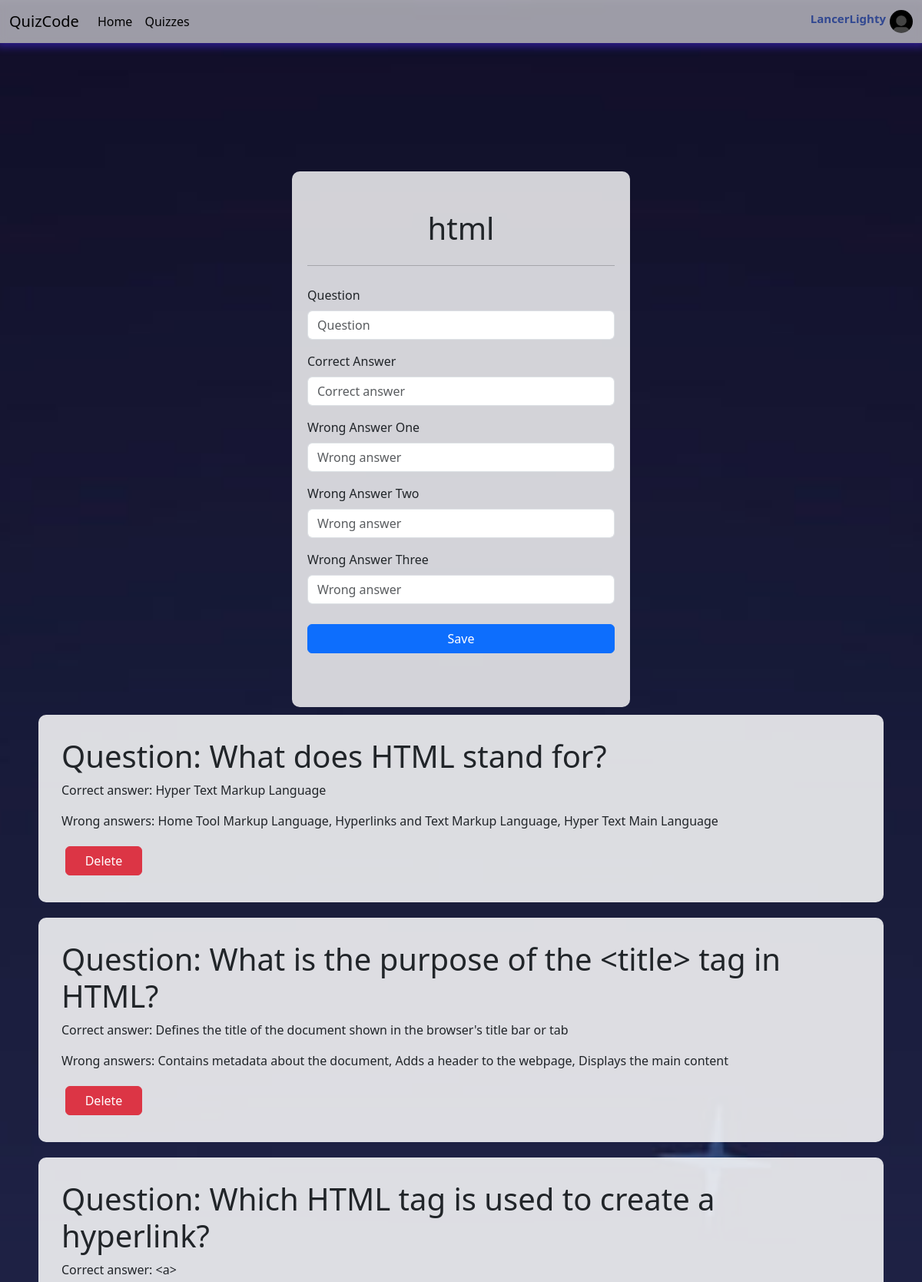
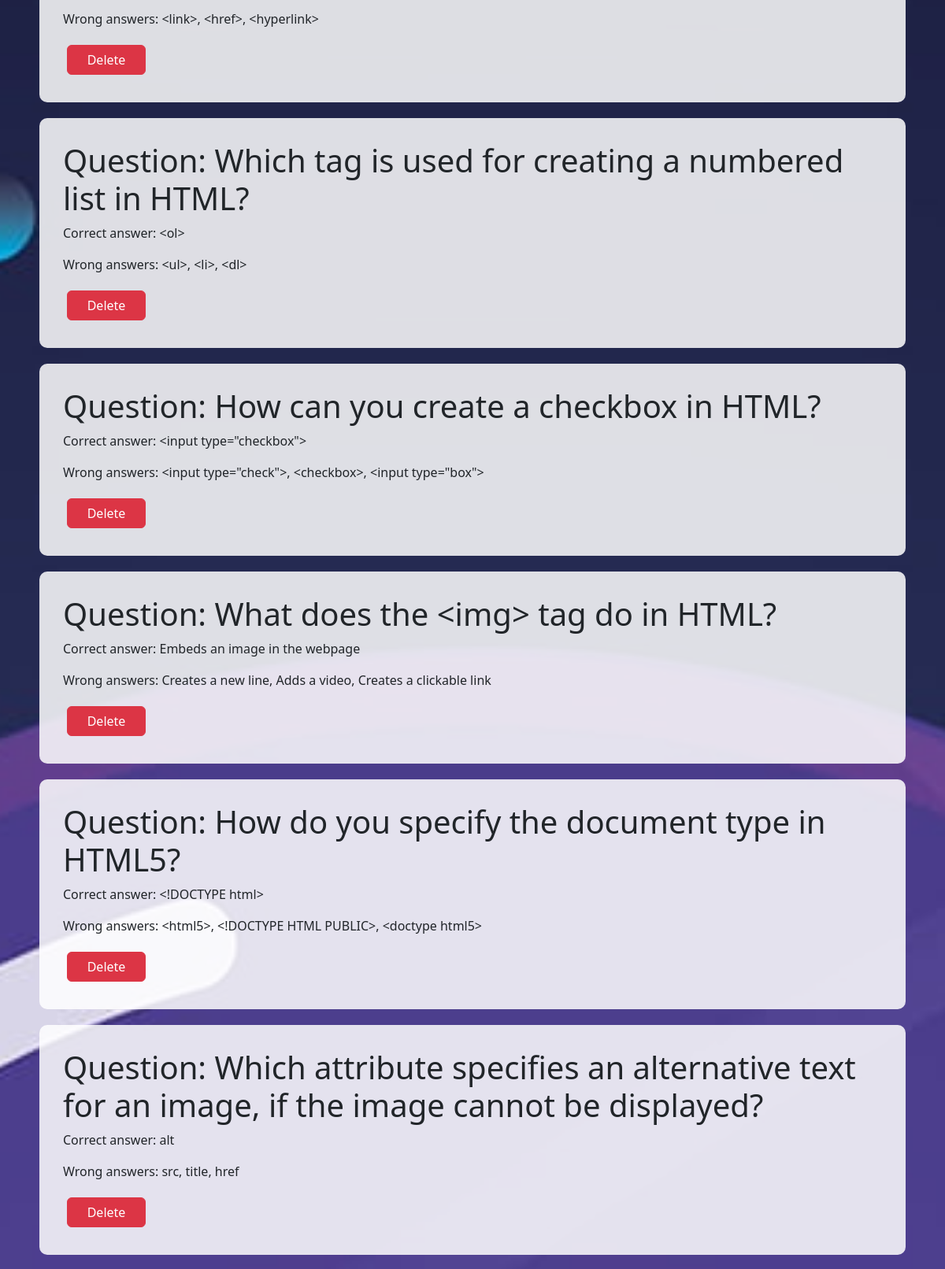
Page /quizzes/edit_questions/1 (signed in, upper part) on the committed database (2 pictures, top to bottom).
### models.py (models this page shows, shortened)
class User(db.Model, UserMixin):
    __tablename__ = "user"
    id = db.Column(db.Integer(), primary_key=True)
    email = db.Column(db.String(), nullable=False)
    username = db.Column(db.String(), nullable=False)
    password = db.Column(db.String(), nullable=False)
    profile_img = db.Column(db.String(), default="default.jpg")
    role = db.Column(db.String(), default="Guest")

class Quiz(db.Model):
    __tablename__ = "quizzes"
    id = db.Column(db.Integer(), primary_key=True)
    name = db.Column(db.String(), nullable=False)

class Question(db.Model):
    __tablename__ = "questions"
    id = db.Column(db.Integer(), primary_key=True)
    quiz_id = db.Column(db.Integer, nullable=False)
    question = db.Column(db.String, nullable=False)
    correct_answer = db.Column(db.String, nullable=False)
    wrong_answer_one = db.Column(db.String, nullable=False)
    wrong_answer_two = db.Column(db.String, nullable=False)
    wrong_answer_three = db.Column(db.String, nullable=False)

### routes.py (the view, shortened to what this page needs)
@app.route("/quizzes/edit_questions/<int:quiz_id>", methods=["GET", "POST"])
@role_required('Admin')
def edit_questions(quiz_id):
    questions = Question.query.filter(Question.quiz_id == quiz_id).all()
    quiz = Quiz.query.get(quiz_id)
    forms = QuestionForm()
    return render_template("edit_questions.html", form=forms, quiz=quiz.name, questions=questions, role="admin")

### forms.py
class QuestionForm(FlaskForm):
    quiz_id = IntegerField()
    question = StringField(validators=[DataRequired()])
    correct_answer = StringField(validators=[DataRequired()])
    wrong_answer_one = StringField(validators=[DataRequired()])
    wrong_answer_two = StringField(validators=[DataRequired()])
    wrong_answer_three = StringField(validators=[DataRequired()])
    submit = SubmitField("Save")

### models.py (called while the page is built)
@login_manager.user_loader
def load_user(user_id):
    return User.query.get(user_id)

### templates/edit_questions.html (shortened to what this page needs)
{% extends "base.html" %}
{% block container %}
<div class="containeracc" style="flex-wrap:wrap">
    <form method="post">
        <div class="title">
            <h1>{{quiz}}</h1>
            <hr>
        </div>
        <div class="mb-3">
            {{ form.question.label(class="form-label") }}
            {{ form.question(class="form-control", placeholder=form.question.label.text) }}
        </div>
        <div class="mb-3">
            {{ form.correct_answer.label(class="form-label") }}
            {{ form.correct_answer(class="form-control", placeholder="Correct answer") }}
        </div>
        <div class="mb-3">
            {{ form.wrong_answer_one.label(class="form-label") }}
            {{ form.wrong_answer_one(class="form-control", placeholder="Wrong answer")}}
        </div>
        <div class="mb-3">
            {{ form.wrong_answer_two.label(class="form-label") }}
            {{ form.wrong_answer_two(class="form-control", placeholder="Wrong answer")}}
        </div>
        <div class="mb-3">
            {{ form.wrong_answer_three.label(class="form-label") }}
            {{ form.wrong_answer_three(class="form-control", placeholder="Wrong answer")}}
        </div>
        {{form.submit(class="btn btn-primary loginbtn")}}
    </form>
    {% for question in questions%}
    <div class="questions_card">
        <h1>Question: {{question.question}}</h1>
        <p>Correct answer: {{question.correct_answer}}</p>
        <p>Wrong answers: {{question.wrong_answer_one }}, {{question.wrong_answer_two }}, {{question.wrong_answer_three }}</p>
        <a href="/quizzes/delete_questions/{{question.id}}">
        <button  class="btn btn-danger">Delete</button>
        </a>
    </div>
    {% endfor %}
</div>
{% endblock %}

### templates/navbar.html (shortened to what this page needs)
<nav class="navbar navbar-expand-lg bg-body-tertiary">
    <div class="container-fluid">
        <div class="namelogo">
            <a class="navbar-brand" href="/">QuizCode</a>
        </div>
        <div class="collapse navbar-collapse" id="navbarSupportedContent">
            <ul class="navbar-nav me-auto mb-2 mb-lg-0">
                <li class="nav-item">
                    <a class="nav-link active" aria-current="page" href="/">Home</a>
                </li>
                <li class="nav-item">
                    <a class="nav-link active" aria-current="page" href="/quizzes">Quizzes</a>
                </li>
            </ul>
            {% if current_user.is_authenticated %}
            <div class="profile_navbar">
                <div class="profile_username">{{ current_user.username }}</div>
                <div class="profile_img"
                     style="background-image:url(../static/images/{{ current_user.profile_img }}"></div>
            </div>
            {% else %}
            <a href="/register">
                <button class="btn btn-primary">register</button>
            </a>
            {% endif %}
        </div>
    </div>
</nav>

### static/style.css (style rules this page uses)
button { border: none; padding: 7px 13px; width:100px; border-radius: 5px; font-size: 20px; margin: 5px; font-weight: 600; }
body { background-image: url(./images/peakpx1.jpg); background-position: center center; background-repeat: no-repeat; background-attachment: fixed; background-size: cover; padding-bottom: 100px }
.containeracc { display: flex; justify-content: center; align-items: center; height: 100vh; padding-top: 100px; }
form { margin-top: 60px; border-radius: 10px; background-color: rgba(255, 255, 255, 0.813); padding: 30px 20px 50px; padding-bottom: 70px; }
.title { display: flex; justify-content: center; flex-wrap: wrap; }
hr { width: 100%; padding-top: 10px; }
.title h1 { padding-top: 20px; }
input { width: 400px !important; }
.loginbtn { width: 100% !important; margin-top: 10px; }
.questions_card { background-color:rgba(255, 255, 255, 0.85); width: 100%; margin: 10px 50px; padding: 30px; border-radius: 10px }
.profile_username { font-size: 10px; }
.profile_navbar { display: flex; }
.profile_username { font-size: 15px; font-weight: 700; color: rgb(49, 72, 145); margin-right: 5px; }
.profile_img { background-position: center center; background-repeat: no-repeat; background-size: cover; height: 30px; width: 30px; border-radius: 50%; }
.profile_navbar { cursor: pointer; }

### static/navbar.css (style rules this page uses)
.namelogo { display: flex; }
.navbar { background-color: rgba(255, 255, 255, 0.587) !important; backdrop-filter: blur(5px); box-shadow: 0px 0px 10px 5px rgba(77, 45, 255, 0.463); position: fixed; width: 100%; }

### rows in the picture
User: username "LancerLighty", profile_img (placeholder picture)
Quiz: name "html"
Question: question "What does HTML stand for?", correct_answer "Hyper Text Markup Language", wrong_answer_one "Home Tool Markup Language", wrong_answer_two "Hyperlinks and Text Markup Language", wrong_answer_three "Hyper Text Main Language"
Question: question "What is the purpose of the <title> tag in HTML?", correct_answer "Defines the title of the document shown in the browser's title bar or tab", wrong_answer_one "Contains metadata about the document", wrong_answer_two "Adds a header to the webpage", wrong_answer_three "Displays the main content"
Question: question "Which HTML tag is used to create a hyperlink?", correct_answer "<a>", wrong_answer_one "<link>", wrong_answer_two "<href>", wrong_answer_three "<hyperlink>"
Question: question "Which tag is used for creating a numbered list in HTML?", correct_answer "<ol>", wrong_answer_one "<ul>", wrong_answer_two "<li>", wrong_answer_three "<dl>"
Question: question "How can you create a checkbox in HTML?", correct_answer "<input type=\"checkbox\">", wrong_answer_one "<input type=\"check\">", wrong_answer_two "<checkbox>", wrong_answer_three "<input type=\"box\">"
Question: question "What does the <img> tag do in HTML?", correct_answer "Embeds an image in the webpage", wrong_answer_one "Creates a new line", wrong_answer_two "Adds a video", wrong_answer_three "Creates a clickable link"
Question: question "How do you specify the document type in HTML5?", correct_answer "<!DOCTYPE html>", wrong_answer_one "<html5>", wrong_answer_two "<!DOCTYPE HTML PUBLIC>", wrong_answer_three "<doctype html5>"
Question: question "Which attribute specifies an alternative text for an image, if the image cannot be displayed?", correct_answer "alt", wrong_answer_one "src", wrong_answer_two "title", wrong_answer_three "href"
